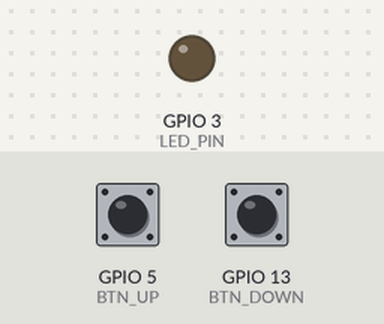
This program was run on a simulated ESP32-S3. Shown: output pins drawn as LEDs (lit = HIGH). Dashed ring = blinking. The inputs (shaded band) are chosen by the test bench; at power-on: GPIO 5 (BTN_UP) HIGH, GPIO 13 (BTN_DOWN) HIGH.

Above: at 1.2 s.
1.3 s: GPIO 5 (BTN_UP) pulled LOW for 0.15 s
At 2.1 s:
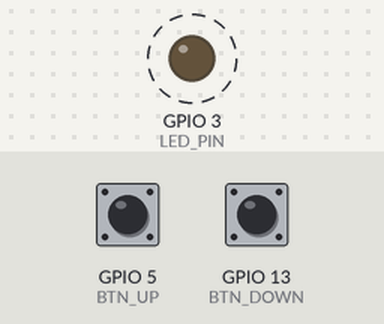
4.3 s: GPIO 13 (BTN_DOWN) pulled LOW for 0.15 s
At 6.5 s:
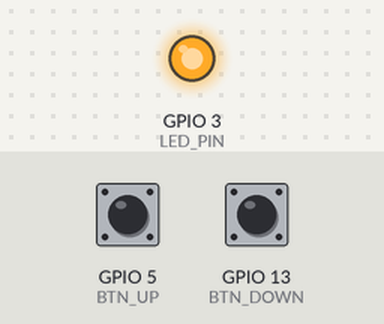
Timing chart, 0 to 13.0 s (numbered marks = the images above; inputs shaded):
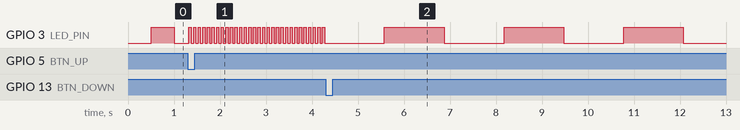

Measured:
- after the input at 1.3 s, GPIO 3 (LED_PIN): alternates HIGH for 0.05 s and LOW for 0.05 s, starting at once
- after the input at 4.3 s, GPIO 3 (LED_PIN): alternates HIGH for 1.3 s and LOW for 1.3 s, starting after 1.3 s

The program:

main.cpp
```cpp
#include <Arduino.h>

#include <Arduino.h>

// ================= PINES =================
#define LED_PIN     3
#define BTN_UP      5
#define BTN_DOWN    13

// ================= TIMER =================
hw_timer_t *timer = NULL;
portMUX_TYPE timerMux = portMUX_INITIALIZER_UNLOCKED;

// ================= VARIABLES =================
volatile uint32_t blinkPeriod = 500;      // periodo en ms
volatile uint32_t counterMs = 0;
volatile bool ledState = false;

// Antirrebote
volatile uint8_t debounceUp = 0;
volatile uint8_t debounceDown = 0;
const uint8_t debounceThreshold = 5;  // 5 ms estables

// ================= ISR =================
void IRAM_ATTR onTimer()
{
    portENTER_CRITICAL_ISR(&timerMux);

    // ---- Control de parpadeo ----
    counterMs++;
    if (counterMs >= blinkPeriod)
    {
        counterMs = 0;
        ledState = !ledState;
        digitalWrite(LED_PIN, ledState);
    }

    // ---- Lectura pulsador SUBIR ----
    if (digitalRead(BTN_UP) == LOW)
    {
        if (debounceUp < debounceThreshold)
            debounceUp++;
        else
        {
            if (blinkPeriod > 50)
                blinkPeriod -= 50;   // aumenta frecuencia
            debounceUp = 0;
        }
    }
    else
    {
        debounceUp = 0;
    }

    // ---- Lectura pulsador BAJAR ----
    if (digitalRead(BTN_DOWN) == LOW)
    {
        if (debounceDown < debounceThreshold)
            debounceDown++;
        else
        {
            if (blinkPeriod < 2000)
                blinkPeriod += 50;   // baja frecuencia
            debounceDown = 0;
        }
    }
    else
    {
        debounceDown = 0;
    }

    portEXIT_CRITICAL_ISR(&timerMux);
}

// ================= SETUP =================
void setup()
{
    pinMode(LED_PIN, OUTPUT);
    pinMode(BTN_UP, INPUT_PULLUP);
    pinMode(BTN_DOWN, INPUT_PULLUP);

    // Timer 0, prescaler 80 → 1 tick = 1 µs
    timer = timerBegin(0, 80, true);

    // Interrupción cada 1000 µs (1 ms)
    timerAttachInterrupt(timer, &onTimer, true);
    timerAlarmWrite(timer, 1000, true);
    timerAlarmEnable(timer);
}

// ================= LOOP =================
void loop()
{
    // Vacío: todo funciona por interrupción
}
```
